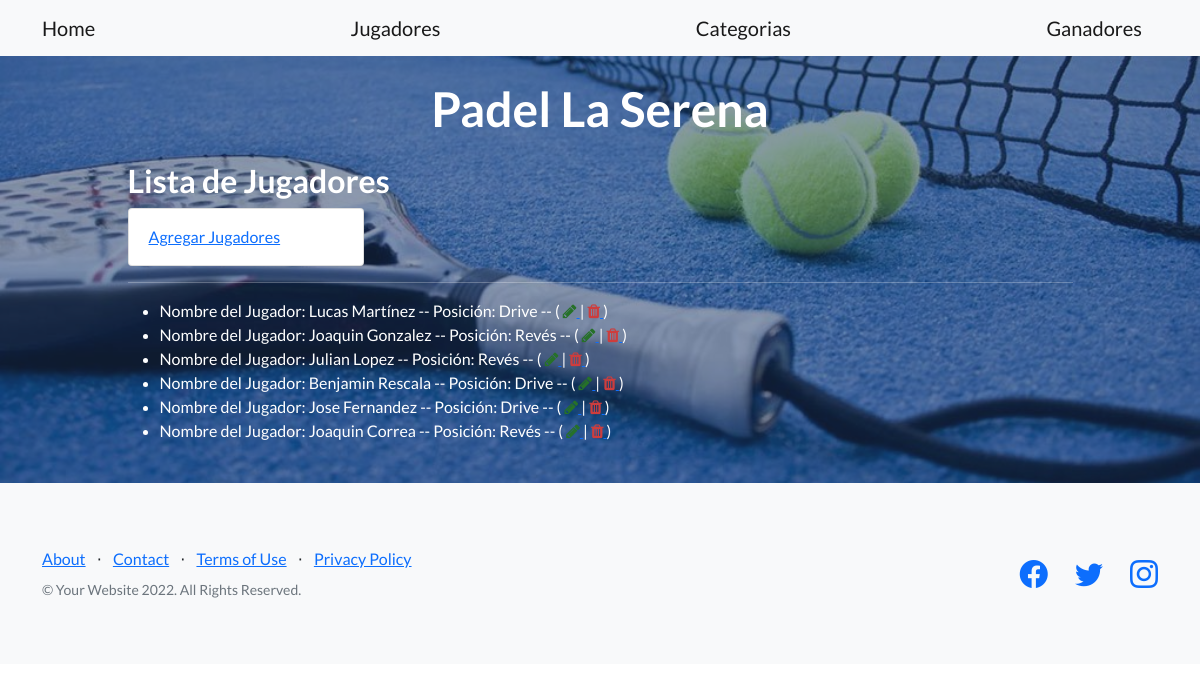
The app's page /app-1/jugadores with its own data.
### app_1/models.py (models this page shows)
class Players(models.Model):
    name = models.CharField(max_length=40)
    last_name = models.CharField(max_length=40)
    position = models.CharField(max_length=40)
    def __str__(self):
        return f'Nombre del Jugador: {self.name} {self.last_name} -- Posición: {self.position} --'

### app_1/views.py (the view)
# urls.py: path('jugadores', views.players, name='Jugadores'),
def players(request):
    players = Players.objects.all()
    context_dict = {
        'players': players
    }
    return render(
        request=request,
        context=context_dict,
        template_name="app_1/players.html"
    )

### app_1/templates/app_1/players.html (shortened to what this page needs)
{% extends "app_1/index.html" %}
{% load static %}
{% block app_1_content %}
<h2>Lista de Jugadores</h2>
<a class="card_custom" href="{% url 'app_1:NuevosJugadores' %}">Agregar Jugadores</a>
<hr>
<ul>
    {% for player in players %}
    <li>
        {{player}}
        (
        <a href="{% url 'app_1:EditPlayer' player.id %}">
            <i class="fa fa-pencil" style="color: rgb(38, 113, 41);"></i>
        </a>
        |
        <a href="{% url 'app_1:DeletePlayer' player.id %}">
            <i class="fa fa-trash" style="color: rgb(205, 61, 61);"></i>
        </a>
        )
    </li>
    {% endfor %}
</ul>
{% endblock %}

### app_1/templates/app_1/index.html (shortened to what this page needs)
<!DOCTYPE html>
<html lang="en">
    <head>
        {% load static %}
        <link href="https://cdn.jsdelivr.net/npm/bootstrap-icons@1.5.0/font/bootstrap-icons.css" rel="stylesheet" type="text/css" />
        <link href="{% static 'app_1/css/styles.css' %}" rel="stylesheet" />
        <link rel="stylesheet" href="https://cdnjs.cloudflare.com/ajax/libs/font-awesome/4.7.0/css/font-awesome.min.css">
    </head>
    <body>
        <nav class="navbar navbar-light bg-light static-top">
            <div class="container">
                <a class="navbar-brand" href="{% url 'app_1:Home' %}">Home</a>
                <a class="navbar-brand" href="{% url 'app_1:Jugadores' %}">Jugadores</a>
                <a class="navbar-brand" href="{% url 'app_1:Category' %}">Categorias</a>
                <a class="navbar-brand" href="{% url 'app_1:Winners' %}">Ganadores</a>
            </div>
        </nav>
        <header class="masthead">
            <div class="container position-relative">
                <div class="row justify-content-center">
                    <div class="col-xl-6">
                        <div class="text-center text-white">
                            <h1 class="mb-5">Padel La Serena <br></h1>
                            <div class="text-lg-start text-white">
                                {% block app_1_content %}
                                {% endblock %}
                            </div>
                        </div>
                    </div>
                </div>
            </div>
        </header>
        <footer class="footer bg-light">
            <div class="container">
                <div class="row">
                    <div class="col-lg-6 h-100 text-center text-lg-start my-auto">
                        <ul class="list-inline mb-2">
                            <li class="list-inline-item"><a href="#!">About</a></li>
                            <li class="list-inline-item">⋅</li>
                            <li class="list-inline-item"><a href="#!">Contact</a></li>
                            <li class="list-inline-item">⋅</li>
                            <li class="list-inline-item"><a href="#!">Terms of Use</a></li>
                            <li class="list-inline-item">⋅</li>
                            <li class="list-inline-item"><a href="#!">Privacy Policy</a></li>
                        </ul>
                        <p class="text-muted small mb-4 mb-lg-0">&copy; Your Website 2022. All Rights Reserved.</p>
                    </div>
                    <div class="col-lg-6 h-100 text-center text-lg-end my-auto">
                        <ul class="list-inline mb-0">
                            <li class="list-inline-item me-4">
                                <a href="#!"><i class="bi-facebook fs-3"></i></a>
                            </li>
                            <li class="list-inline-item me-4">
                                <a href="#!"><i class="bi-twitter fs-3"></i></a>
                            </li>
                            <li class="list-inline-item">
                                <a href="#!"><i class="bi-instagram fs-3"></i></a>
                            </li>
                        </ul>
                    </div>
                </div>
            </div>
        </footer>
    </body>
</html>

### records on screen
Players: name+last_name+position "Nombre del Jugador: Lucas Martínez -- Posición: Drive --"
Players: name+last_name+position "Nombre del Jugador: Joaquin Gonzalez -- Posición: Revés --"
Players: name+last_name+position "Nombre del Jugador: Julian Lopez -- Posición: Revés --"
Players: name+last_name+position "Nombre del Jugador: Benjamin Rescala -- Posición: Drive --"
Players: name+last_name+position "Nombre del Jugador: Jose Fernandez -- Posición: Drive --"
Players: name+last_name+position "Nombre del Jugador: Joaquin Correa -- Posición: Revés --"
